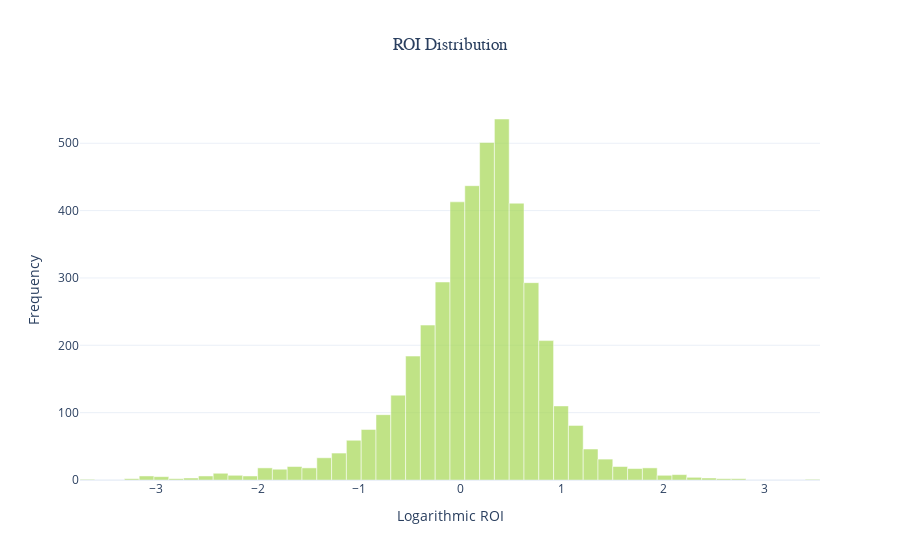

Notebook cell for this chart:
### Code cell
# Add log_ROI column and filter extreme values
df_budget["log_ROI"] = np.log10(df_budget["ROI"] + 1)
df_budget_filtered = df_budget[(df_budget["log_ROI"] > -5) & (df_budget["log_ROI"] < 5)]

# take set2 as colors
colors = px.colors.qualitative.Set2

# Example usage
plot_roi_distribution(
    df_budget_filtered,
    column="log_ROI",
    bins=50,
    kde=False,
    color=colors[4],
    title="ROI Distribution",
    xlabel="Logarithmic ROI",
)

### Figure 1 — Plotly figure (JSON) as saved in the notebook; plotly's stock layout.template omitted (floating-point values rounded to 4 significant figures)
{"data": [{"marker": {"color": "rgb(166,216,84)"}, "name": "Histogram", "opacity": 0.7, "type": "bar", "width": [0.1459, 0.1459, 0.1459, 0.1459, 0.1459, 0.1459, 0.1459, 0.1459, 0.1459, 0.1459, 0.1459, 0.1459, 0.1459, 0.1459, 0.1459, 0.1459, 0.1459, 0.1459, 0.1459, 0.1459, 0.1459, 0.1459, 0.1459, 0.1459, 0.1459, 0.1459, 0.1459, 0.1459, 0.1459, 0.1459, 0.1459, 0.1459, 0.1459, 0.1459, 0.1459, 0.1459, 0.1459, 0.1459, 0.1459, 0.1459, 0.1459, 0.1459, 0.1459, 0.1459, 0.1459, 0.1459, 0.1459, 0.1459, 0.1459, 0.1459], "x": [-3.678, -3.532, -3.386, -3.24, -3.094, -2.948, -2.802, -2.656, -2.51, -2.365, -2.219, -2.073, -1.927, -1.781, -1.635, -1.489, -1.343, -1.197, -1.051, -0.9055, -0.7596, -0.6137, -0.4678, -0.3219, -0.176, -0.0301, 0.1158, 0.2617, 0.4076, 0.5535, 0.6994, 0.8453, 0.9912, 1.137, 1.283, 1.429, 1.575, 1.721, 1.867, 2.013, 2.158, 2.304, 2.45, 2.596, 2.742, 2.888, 3.034, 3.18, 3.326, 3.472], "y": [1, 0, 0, 2, 6, 5, 2, 3, 6, 10, 7, 6, 18, 16, 20, 18, 33, 40, 59, 75, 97, 126, 184, 230, 294, 413, 437, 501, 536, 411, 293, 207, 110, 81, 46, 31, 20, 17, 18, 7, 8, 4, 3, 2, 2, 0, 0, 0, 0, 1]}], "layout": {"title": {"font": {"family": "Arial"}, "text": "ROI Distribution", "x": 0.5}, "xaxis": {"title": {"text": "Logarithmic ROI"}}, "yaxis": {"title": {"text": "Frequency"}}}}
